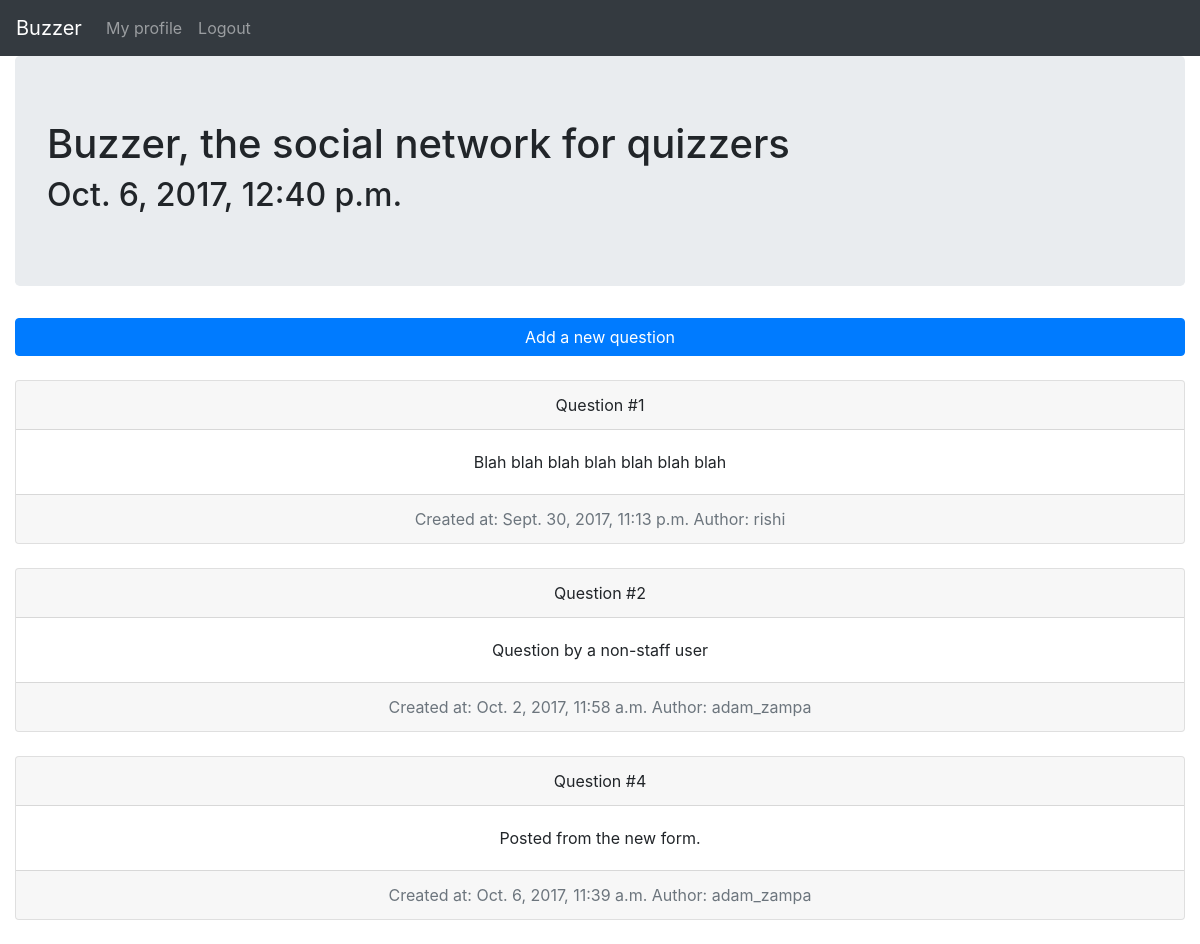
Screenshot of / (signed in) with the database file from the repository.
### myapp/models.py (models this page shows, shortened)
class Question(models.Model):
	question_text = models.TextField()
	created_at = models.DateTimeField(default = timezone.now())
	author = models.ForeignKey('auth.User')

### myapp/views.py (the view)
# urls.py: url(r"^$", views.home, name = 'home'),
def home(request):
	questions = Question.objects.all()
	today_datetime = timezone.now()
	return render(request, 'home.html', { 'time': today_datetime, 'questions': questions, 'user': request.user })

### myapp/templates/home.html (shortened to what this page needs)
<!DOCTYPE html>
<html>
<head>
	<link rel="stylesheet" href="https://maxcdn.bootstrapcdn.com/bootstrap/4.0.0-beta/css/bootstrap.min.css">
</head>
<body>
	<nav class="navbar navbar-expand-lg navbar-dark bg-dark">
		<a class="navbar-brand" href="#">Buzzer</a>
		<div class="collapse navbar-collapse" id="navbarNavAltMarkup">
			<div class="navbar-nav">
				{% if user.is_authenticated %}
					<a class="nav-item nav-link" href="{% url 'profile' %}">My profile</a>
					<a class="nav-item nav-link" href="{% url 'logout' %}">Logout</a>
				{% else %}
					<a class="nav-item nav-link" href="{% url 'login' %}">Login</a>
					<a class="nav-item nav-link" href="{% url 'register' %}">Register</a>
				{% endif %}
			</div>
		</div>
	</nav>
	<div class="container-fluid">
		<div class="jumbotron">
			<h1>Buzzer, the social network for quizzers</h1>
			<h2>{{ time }}</h2>
		</div>
		<a type="button" class="btn btn-primary btn-block" href="{% url 'new_question' %}">Add a new question</a>
		<br />
		{% for question in questions %}
			<div class="card text-center">
				<div class="card-header">
					Question #{{ question.pk }}
				  </div>
				  <div class="card-body">
				    	<p class="card-text">{{ question.question_text }}</p>
				  </div>
				  <div class="card-footer text-muted">
				    Created at: {{ question.created_at }}
					Author: {{ question.author }}
				  </div>
			</div>
			<br />
		{% endfor %}
	</div>
</body>
</html>

### rows the page displays
Question: pk "1", question_text "Blah blah blah blah blah blah blah", created_at "Sept. 30, 2017, 11:13 p.m.", author "rishi"
Question: pk "2", question_text "Question by a non-staff user", created_at "Oct. 2, 2017, 11:58 a.m.", author "adam_zampa"
Question: pk "4", question_text "Posted from the new form.", created_at "Oct. 6, 2017, 11:39 a.m.", author "adam_zampa"
